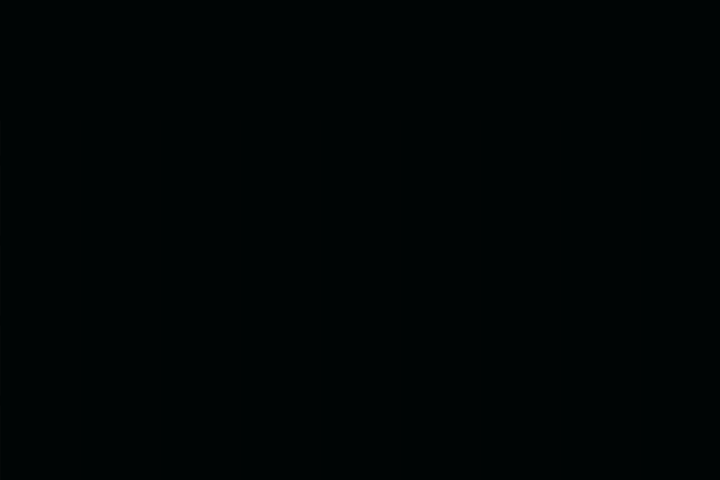
Frame 1 (no input)
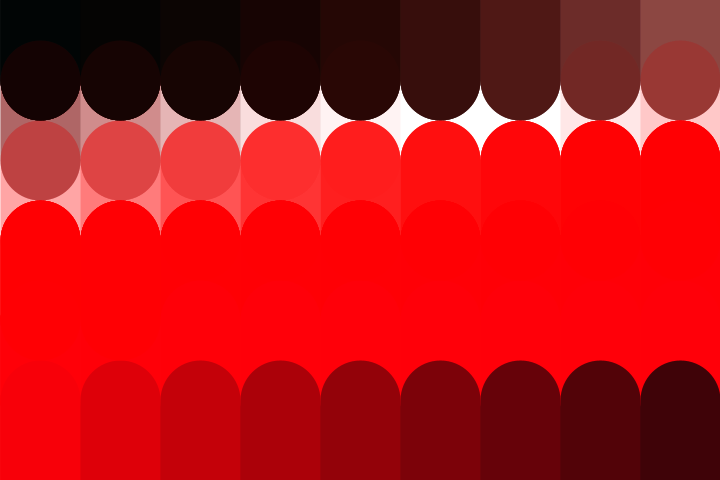
Frame 60 (the mouse pressed at the canvas centre just before this capture)
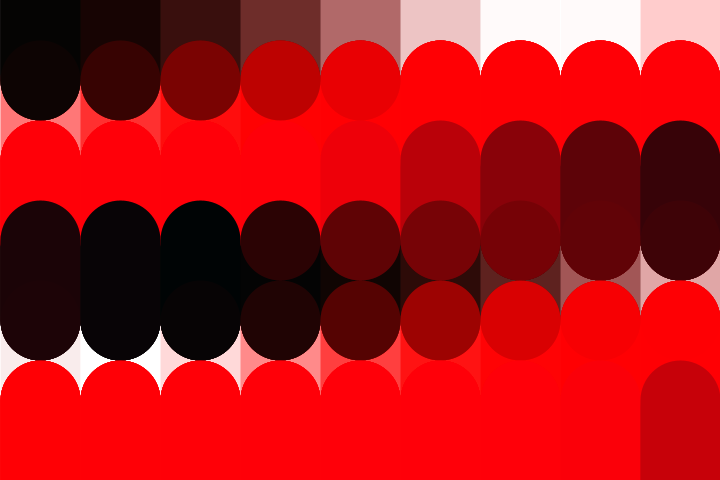
Frame 120 (the mouse held since frame 60 and released just before this capture)

The Processing sketch that drew these frames (run headless with seeded random() and noise(); from frame 60 on, the mouse is pressed at the canvas centre):

// Processing sketch: pattern_29
// ── pattern_29.pde
float x, y;
float xStep = 80;
float yStep = 80;
float a, a_;
int num = 320;


void setup(){
  size(720,480);

}

void draw() {
  background(255, 255, 255);
  strokeWeight(xStep);
  
  int n=0;
  while (n<num) {
    stroke(255-255*cos(radians(a)),5*cos(radians(a)),5-5*sin(radians(a)),255-255*sin(radians(a)));
    line(x,y,x,y+yStep);  
    x+=xStep; 
    if (x>width){
      x=xStep/2;
      y+=yStep;  
    }
   if(y>=height){
     y=0;
     a=0;
    }
    n++;
    a+=a_;
  }
  a_+=0.1;
}
